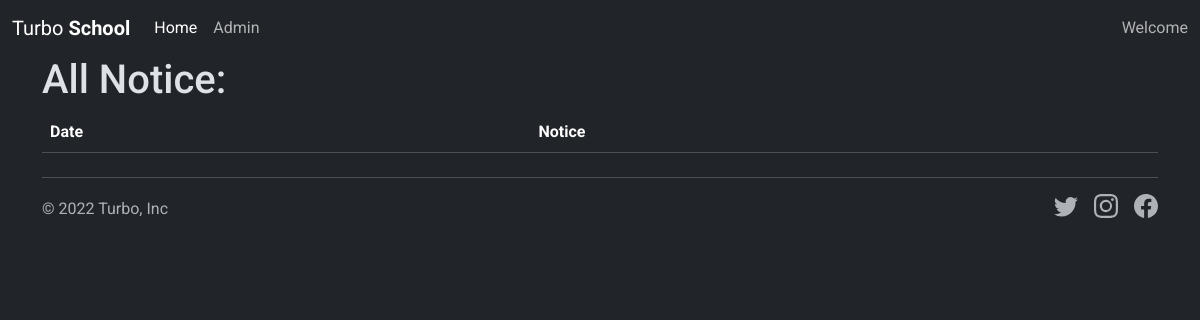
The app's page /notices/, older data.
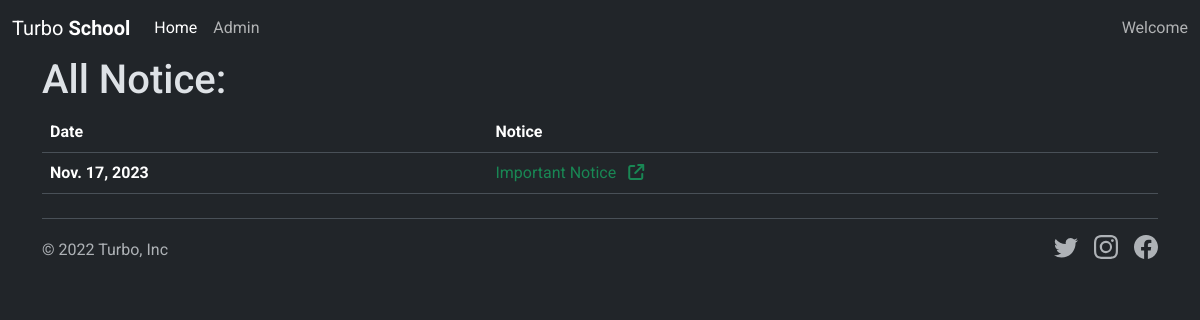
The same page, newer data.
### homepage/models.py (models this page shows, shortened)
class Notice(models.Model):
    title = models.CharField(max_length=200)
    date = models.DateField()
    slug = models.SlugField(unique=True, blank=True, null=True)
    description = RichTextUploadingField()
    attachment = models.FileField(
        upload_to="notices/",
        validators=[FileExtensionValidator(allowed_extensions=["pdf", "docx", "doc"])],
        blank=True,
        null=True,
        help_text="Upload Your Notice PDF or Docs",
    )
    tags = TaggableManager(blank=True)
    created_at = models.DateField(auto_now_add=True)
    class Meta:
        verbose_name_plural = "Notices"
        ordering = ["-date"]

### homepage/views.py (the view)
# urls.py: path("notices/", NoticeListView.as_view(), name="notice_list"),
class NoticeListView(ListView):
    model = Notice
    context_object_name = "notices"
    paginate_by = 15
    template_name = "home/notices/notice_list.html"
    def get_queryset(self):
        filter_value = self.request.GET.get("filter")
        if filter_value:
            return Notice.objects.filter(tags__name__in=[filter_value])
        return Notice.objects.all()
    def get_context_data(self, **kwargs):
        context = super(NoticeListView, self).get_context_data(**kwargs)
        notices = self.get_queryset()
        page = self.request.GET.get("page")
        paginator = Paginator(notices, self.paginate_by)
        try:
            notices = paginator.page(page)
        except PageNotAnInteger:
            notices = paginator.page(1)
        except EmptyPage:
            notices = paginator.page(paginator.num_pages)
        context["notices"] = notices
        return context

### templates/home/notices/notice_list.html (shortened to what this page needs)
{% extends 'base/base.html' %}
{% block content %}
<div class="container">
    <h1>All Notice: </h1>
    <div class="table-container position-relative mb-2 rounded">
        <table class="table">
            <thead>
                <tr>
                    <th scope="col">Date</th>
                    <th scope="col">Notice</th>
                </tr>
            </thead>
            <tbody>
                {% for notice in notices %}
                <tr>
                    <th scope="row">
                        <div class="text-nowrap">
                            {{ notice.date }}
                        </div>
                    </th>
                    <td>
                        <a href="{% url 'homepage:notice_detail' notice.slug %}"
                            class="link-success link-offset-3-hover link-underline link-underline-opacity-0 link-underline-opacity-75-hover">
                            {{ notice.title }}
                            <i class="fa-solid fa-arrow-up-right-from-square px-2"></i>
                        </a>
                    </td>
                </tr>
                {% endfor %}
            </tbody>
        </table>
    </div>
    {% endblock %}

### templates/base/base.html (shortened to what this page needs)
{% load static %}
<!doctype html>
<html lang="en">
<head>
    <link href="https://cdn.jsdelivr.net/npm/bootstrap@5.3.2/dist/css/bootstrap.min.css" rel="stylesheet"
>
    <link rel="stylesheet" href="https://cdnjs.cloudflare.com/ajax/libs/font-awesome/6.4.2/css/all.min.css"
 />
    <link rel="stylesheet" href="{% static 'css/style.css' %}">
    <link href="https://cdn.jsdelivr.net/npm/select2@4.1.0-rc.0/dist/css/select2.min.css" rel="stylesheet" />
</head>
<body data-bs-theme="dark">
    <div class="wrapper">
        <header>
            {% include 'base/navbar.html' %}
        </header>
        <div class="container-fluid">
            {% block content %}
            {% endblock %}
            {% include 'base/footer.html' %}
        </div>
    </div>
</body>
</html>

### templates/base/navbar.html (shortened to what this page needs)
<nav class="navbar navbar-expand-lg">
    <div class="container-fluid">
        <a class="navbar-brand" href="/">Turbo <b>School</b></a>
        <div class="collapse navbar-collapse" id="navbarText">
            <ul class="navbar-nav me-auto mb-2 mb-lg-0">
                <li class="nav-item">
                    <a class="nav-link active" aria-current="page" href="/">Home</a>
                </li>
                <li class="nav-item">
                    <a class="nav-link" href="/admin" target="_blank">Admin</a>
                </li>
            </ul>
            <span class="navbar-text">
                Welcome
            </span>
        </div>
    </div>
</nav>

### templates/base/footer.html (shortened to what this page needs)
<footer class="d-flex flex-wrap justify-content-between align-items-center py-3 my-4 border-top">
    <div class="col-md-4 d-flex align-items-center">
        <span class="mb-3 mb-md-0 text-muted">&copy; 2022 Turbo, Inc</span>
    </div>
    <ul class="nav col-md-4 justify-content-end list-unstyled d-flex">
        <li class="ms-3"><a class="text-muted" href="#"><svg class="bi" width="24" height="24">
                    <use xlink:href="#twitter" />
                </svg></a></li>
        <li class="ms-3"><a class="text-muted" href="#"><svg class="bi" width="24" height="24">
                    <use xlink:href="#instagram" />
                </svg></a></li>
        <li class="ms-3"><a class="text-muted" href="#"><svg class="bi" width="24" height="24">
                    <use xlink:href="#facebook" />
                </svg></a></li>
    </ul>
</footer>

### static/css/style.css (style rules this page uses)
body { font-family: 'Roboto', sans-serif !important; }
.bi { vertical-align: -.125em; fill: currentColor; }

Row changes from the older to the newer data that the page shows:
added Notice: date "Nov. 17, 2023", title "Important Notice"
